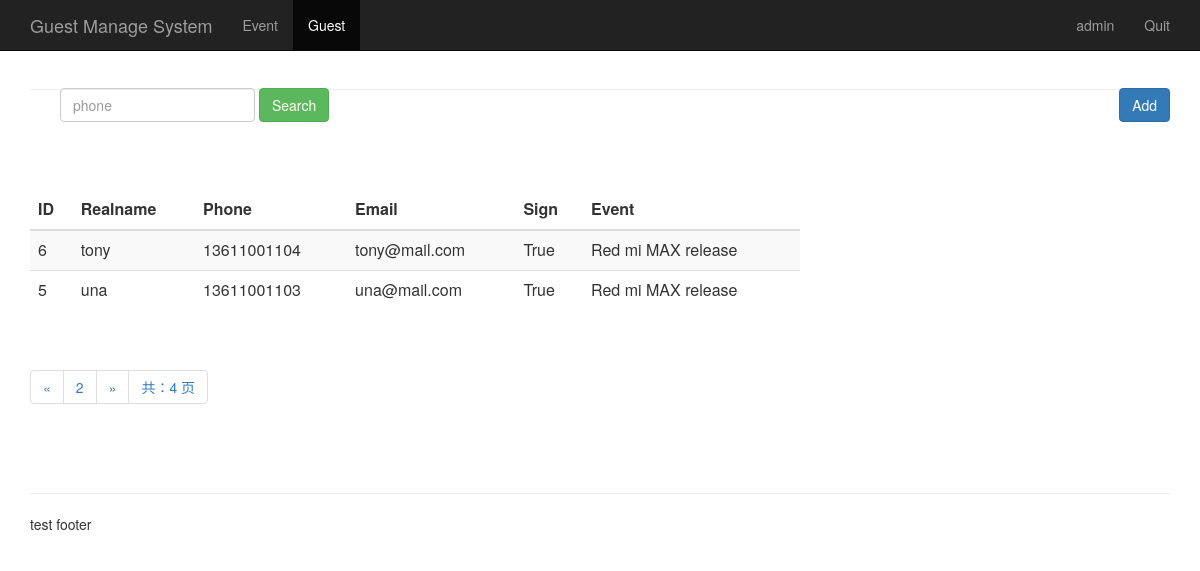
The page /guest_manage/?page=2 (signed in) on the database its author committed.
### sign/models.py (models this page shows, shortened)
class Guest(models.Model):
    event = models.ForeignKey(Event,on_delete=models.CASCADE,)
    realname = models.CharField(max_length=64)
    phone = models.CharField(max_length=16)
    email = models.EmailField()
    sign = models.BooleanField()
    create_time = models.DateTimeField(auto_now=True)
    class Meta:
        unique_together = ("event", "phone")
        ordering = ['-id']

class Event(models.Model):
    name = models.CharField(max_length=100)
    limit = models.IntegerField()
    status = models.BooleanField()
    address = models.CharField(max_length=200)
    start_time = models.DateTimeField('events time')
    create_time = models.DateTimeField(auto_now = True)
    def __str__(self):
        return self.name

### sign/views.py (the view)
# urls.py: path('guest_manage/', views.guest_manage),
@login_required
def guest_manage(request):
    username = request.session.get('user', '')
    guest_list = Guest.objects.all()
    paginator = Paginator(guest_list, 2)
    page = request.GET.get('page')
    try:
        contacts = paginator.page(page)
    except PageNotAnInteger:
        contacts = paginator.page(1)
    except EmptyPage:
        contacts = paginator.page(paginator.num_pages)
    return render(request, "guest_manage.html", {"user": username,
                                                 "guests": contacts})

### sign/templates/guest_manage.html (shortened to what this page needs)
{% extends "base.html" %}
{% block content %}
      <nav class="navbar navbar-inverse navbar-fixed-top">
        <div class="container">
          <div class="navbar-header">
            <a class="navbar-brand" href="/guest_manage/">Guest Manage System</a>
          </div>
          <div id="navbar" class="collapse navbar-collapse">
            <ul class="nav navbar-nav">
              <li><a href="/event_manage/">Event</a></li>
              <li class="active"><a href="#about">Guest</a></li>
            </ul>
            <ul class="nav navbar-nav navbar-right">
             <li><a href="#">{{user}}</a></li>
             <li><a href="/logout/">Quit</a></li>
           </ul>
          </div>
        </div>
      </nav>
      <div class="container theme-showcase" role="main">
        <div class="page-header" style="margin-top: 80px;">
          <div id="navbar" class="navbar-collapse collapse" style="float:left;">
            <form class="navbar-form" method="get" action="/search_phone/">
              <div class="form-group">
                <input name="phone" type="text" placeholder="phone" class="form-control">
              </div>
              <button type="submit" class="btn btn-success">Search</button>
            </form>
          </div>
          <div style="float:right;">
            <button type="submit" class="btn btn-primary" onclick="window.location.href='/add_guest/'" style="margin-top: 8px;">Add</button>
          </div>
        </div>
        <div class="row" style="padding-top: 80px">
          <div class="col-md-6" style="width: 800px;">
            <table class="table table-striped">
              <thead>
                <tr>
                  <th>ID</th>
                  <th>Realname</th>
                  <th>Phone</th>
                  <th>Email</th>
                  <th>Sign</th>
                  <th>Event</th>
                </tr>
              </thead>
              <tbody>
                {% for guest in guests %}
                  <tr>
                    <td>{{ guest.id }}</td>
                    <td>{{ guest.realname }}</td>
                    <td>{{ guest.phone }}</td>
                    <td>{{ guest.email }}</td>
                    <td>{{ guest.sign }}</td>
                    <td>{{ guest.event }}</td>
                  </tr>
               {% endfor %}
              </tbody>
            </table>
          </div>
        </div>
      <div class="pagination">
        <span class="step-links">
          <ul class="pagination">
            {% if guests.has_previous %}
              <li><a href="?phone={{ phone }}&page={{ guests.previous_page_number }}">&laquo;</a></li>
            {% endif %}
             <li><a href="#">{{ guests.number }}</a></li>
            {% if guests.has_next %}
              {% if phone %}
                <li><a href="?phone={{ phone }}&page={{ guests.next_page_number }}">&raquo;</a></li>
              {% else %}
               <li><a href="?page={{ guests.next_page_number }}">&raquo;</a></li>
              {% endif %}
            {% endif %}
            <li><a href="#">共：{{ guests.paginator.num_pages }} 页</a></li>
          </ul>
        </span>
      </div>
      </div>
{% endblock %}

### rows shown on the page
Guest: id "6", realname "tony", phone "13611001104", email "tony@mail.com", sign "True", event "Red mi MAX release"
Guest: id "5", realname "una", phone "13611001103", email "una@mail.com", sign "True", event "Red mi MAX release"

### other values the page prints
{{ user }} "admin"
{{ guests.number }} "2"
{{ guests.paginator.num_pages }} "4"
